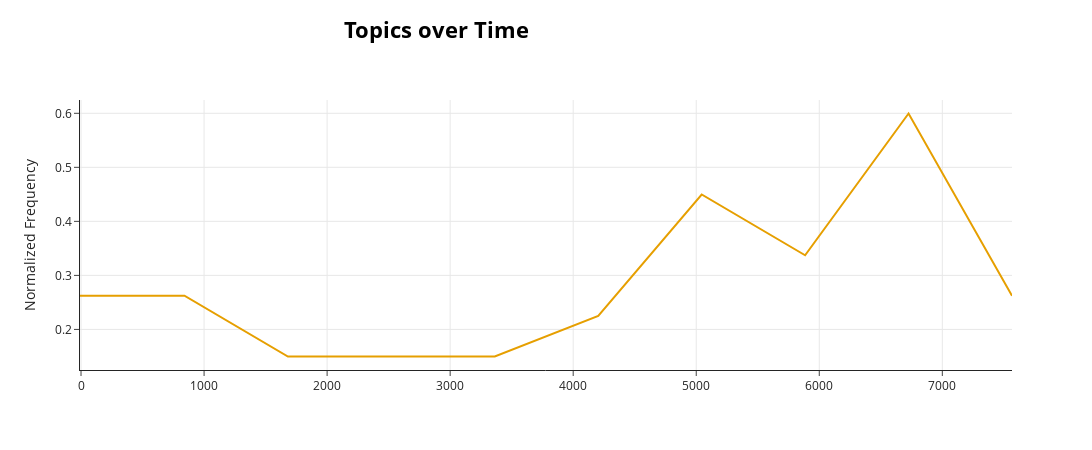

Notebook source saved alongside this figure:
### Markdown cell above
__Plot specific topics__

### Code cell
topic_model.visualize_topics_over_time(topics_over_time, 
                                       normalize_frequency=True, 
                                       topics=[12]) # list of chosen topics

### Figure 1 — Plotly figure (JSON) as saved in the notebook; plotly's stock layout.template omitted (floating-point values rounded to 4 significant figures)
{"data": [{"hoverinfo": "text", "hovertext": ["<b>Topic 12</b><br>Words: health, younger, wicked, prayers, heaven", "<b>Topic 12</b><br>Words: rest, flesh, fiend, principle, earth", "<b>Topic 12</b><br>Words: assure, principle, comes, true, small", "<b>Topic 12</b><br>Words: born, inquire, treasure, approach, stir", "<b>Topic 12</b><br>Words: die, rigid, minutes, share, solace", "<b>Topic 12</b><br>Words: spirit, mortal, custom, gods, distinctly", "<b>Topic 12</b><br>Words: state, mortal, born, believe, knelt", "<b>Topic 12</b><br>Words: seek, live, measure, god, resist", "<b>Topic 12</b><br>Words: earth, wealth, heaven, human, great", "<b>Topic 12</b><br>Words: yielded, throw, flesh, trust, earth"], "marker": {"color": "#E69F00"}, "mode": "lines", "name": "12_flesh_die_soul_spirit", "type": "scatter", "x": [-8.407, 840.7, 1681.0, 2522.0, 3363.0, 4204.0, 5044.0, 5885.0, 6726.0, 7566.0], "y": [0.2623, 0.2623, 0.1499, 0.1499, 0.1499, 0.2249, 0.4497, 0.3373, 0.5996, 0.2623]}], "layout": {"height": 450, "hoverlabel": {"bgcolor": "white", "font": {"family": "Rockwell", "size": 16}}, "legend": {"title": {"text": "<b>Global Topic Representation"}}, "title": {"font": {"color": "Black", "size": 22}, "text": "<b>Topics over Time</b>", "x": 0.4, "xanchor": "center", "y": 0.95, "yanchor": "top"}, "width": 1250, "xaxis": {"showgrid": true}, "yaxis": {"showgrid": true, "title": {"text": "Normalized Frequency"}}}}
